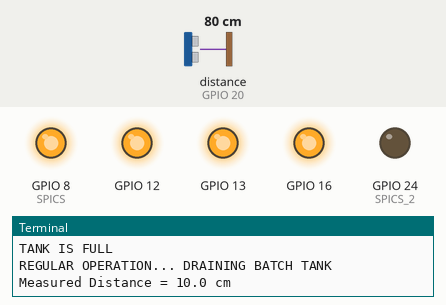
This program was run on a simulated Raspberry Pi (BCM pin numbers). Shown: output pins drawn as LEDs (lit = HIGH), the last lines printed to the terminal. Inputs (shaded band) come from the test bench; at power-on: distance to the obstacle (sensor on GPIO 20) 80 cm. The echo pulse lasts 58.3 µs per cm; the clock reads 2024-03-15 10:24:30 at power-on unless the program sets it; pins used as bus, display or sensor lines are not drawn.

Above: at 0.1 s.
At 2.1 s:
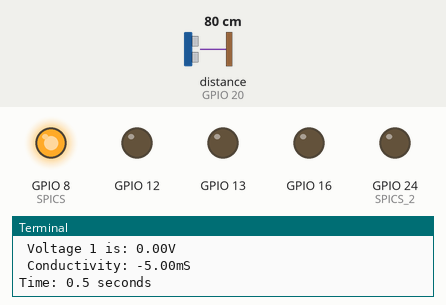
At 11.7 s:
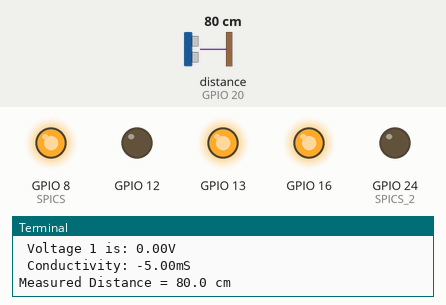
Timing chart, 0 to 13.2 s (numbered marks = the images above):
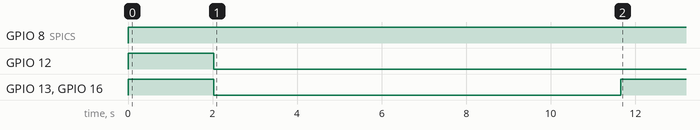

The program:

Batch_RO_8.py
```python
#Libraries
import RPi.GPIO as GPIO
import statistics
import time
import csv

#set GPIO Pins for Ultrasonic Sensor
GPIO_TRIGGER = 21
GPIO_ECHO = 20

#setup Voltmeter Pins for Conductivity Sensor
AO_pin = 0 #flame sensor AO connected to ADC channel 0
# change these as desired - they're the pins connected from the
# SPI port on the ADC to the Cobbler
SPICLK = 11
SPIMISO = 9
SPIMOSI = 10
SPICS = 8


#setup Voltmeter 2 Pins for Digital Flowmeter
AO_pin_2 = 0  # what is this?
SPICLK_2 = 22
SPIMISO_2 = 27
SPIMOSI_2 = 17
SPICS_2 = 24


def init():
    GPIO.setwarnings(False)
    GPIO.setmode(GPIO.BCM)
    # set up the SPI interface pins for Voltmeter
    GPIO.setup(SPIMOSI, GPIO.OUT)
    GPIO.setup(SPIMISO, GPIO.IN)
    GPIO.setup(SPICLK, GPIO.OUT)
    GPIO.setup(SPICS, GPIO.OUT)

    # set up the SPI interface pins for Voltmeter 2
    GPIO.setup(SPIMOSI_2, GPIO.OUT)
    GPIO.setup(SPIMISO_2, GPIO.IN)
    GPIO.setup(SPICLK_2, GPIO.OUT)
    GPIO.setup(SPICS_2, GPIO.OUT)

    #set GPIO ultrasonic direction (IN / OUT)
    GPIO.setup(GPIO_TRIGGER, GPIO.OUT)
    GPIO.setup(GPIO_ECHO, GPIO.IN)

    #setup Relay Pins for Feed Valve
    GPIO.setup(12,GPIO.OUT)
    GPIO.output(12,GPIO.HIGH) # relay is OFF initially

    #setup Relay Pins for Brine Valve
    GPIO.setup(16,GPIO.OUT)
    GPIO.output(16,GPIO.HIGH) # relay is OFF initially

    #setup Relay Pins for Batch Valve
    GPIO.setup(13,GPIO.OUT)
    GPIO.output(13,GPIO.HIGH) # relay is OFF initially
    pass


# IMPORTANT CONSTANTS --------------------------------

time_step = 0.5 # seconds
empty_tank_dist = 26  # cm, top of the tank to the top of the drainage square with some extra room
full_tank_dist = 22  # cm
num_average_elements = 1  # average last 1 distance values

# LIST SETUP ----------------------------------------
rows = []
time_list = []
distance_list = []
current_distance_list = []
conductivity_list = []
flowrate_list = []
feed_conductivity = 10 # mS/cm
raw_distance_list = [10,10,10,10] # arbitrary values to get the standard dev. things to work

# FUNCTIONS -----------------------------------------

def readadc(adcnum, clockpin, mosipin, misopin, cspin):
    '''
    Setting up the voltmeter with the ADC
    '''
    if ((adcnum > 7) or (adcnum < 0)):
        return -1
    GPIO.output(cspin, True)

    GPIO.output(clockpin, False)  # start clock low
    GPIO.output(cspin, False)     # bring CS low

    commandout = adcnum
    commandout |= 0x18  # start bit + single-ended bit
    commandout <<= 3    # we only need to send 5 bits here
    for i in range(5):
        if (commandout & 0x80):
            GPIO.output(mosipin, True)
        else:
            GPIO.output(mosipin, False)
        commandout <<= 1
        GPIO.output(clockpin, True)
        GPIO.output(clockpin, False)

    adcout = 0
    for i in range(12):
        GPIO.output(clockpin, True)
        GPIO.output(clockpin, False)
        adcout <<= 1
        if (GPIO.input(misopin)):
            adcout |= 0x1

    GPIO.output(cspin, True)

    adcout >>= 1
    return adcout

def distance():
    '''
    Ultrasonic Sensor Code to calculate distances and smooths out the readings from weird outliers.

    It filters out distances that are not within the standard deviation of the last 5 distances
    from the mean. It replaces it with value of the mean of the last 3 previous accepted distances.

    Returns:
        new_distance: An integer representing the current distance

    '''
    # set Trigger to HIGH
    GPIO.output(GPIO_TRIGGER, True)

    # set Trigger after 0.01ms to LOW
    time.sleep(0.00001)
    GPIO.output(GPIO_TRIGGER, False)

    StartTime = time.time()
    StopTime = time.time()

    # save StartTime
    while GPIO.input(GPIO_ECHO) == 0:
        StartTime = time.time()

    # save time of arrival
    while GPIO.input(GPIO_ECHO) == 1:
        StopTime = time.time()

    # time difference between start and arrival
    TimeElapsed = StopTime - StartTime
    # multiply with the sonic speed (34300 cm/s)
    # and divide by 2, because there and back
    current_distance = (TimeElapsed * 34300) / 2
  #  print("current distance is ",current_distance)

    raw_distance_list.append(current_distance)
    current_distance_list.append(current_distance)


    if len(raw_distance_list) >= 5:

        distance_sample = raw_distance_list[-5:] # sample includes last 5 measurements taken
        std_dev_sample = statistics.stdev(distance_sample) # standard deviation of the last 5 digits
        mean_sample = statistics.mean(distance_sample)
        if abs(raw_distance_list[-1] - mean_sample) <= std_dev_sample: # if the distance is within the standard deviation of the sample from the mean
            new_distance = raw_distance_list[-1]
            return new_distance

        else:
            # remove element from the sample return the mean of the remaining 3
            distance_sample.remove(raw_distance_list[-1])
            new_distance = (statistics.mean(raw_distance_list[-5:-2]))
            return new_distance


def check_tank_empty(last_distance):
    '''
    Checks whether the batch tank is empty.

    Args:
        last_distance: A integer representing the average measured distance from the ultrasonic sensor

    Returns:
        tank_is_empty: Either True or False if the batch tank is empty

    '''

    tank_is_empty = False
    if last_distance >= empty_tank_dist: # if tank is empty

        tank_is_empty = True
        print("TANK IS EMPTY")

    return tank_is_empty

def check_tank_full(last_distance):
    '''
    Checks if the batch tank is full.

    Args:
        last_num_average: An integer representing the averaged batch tank distance
                            with number of elements specified by num_average_elements

    Returns:
        tank_is_full: Either True or False if the batch tank is full

    '''
    tank_is_full = False

    if last_distance <= full_tank_dist: # if tank is full

        print("TANK IS FULL")
        tank_is_full = True

    return tank_is_full


def conductivity_reading():
    '''
    Measures the voltage from the conductivity transmitter
    and converts it to a conductivity reading (mS). Also adds these readings
    to a list.

    Returns:
        conductivity: an integer representing the current conductivity in mS
        conductivity_list : a list of conductivity measurements
    '''

    # Voltmeter
    ad_value = readadc(AO_pin, SPICLK, SPIMOSI, SPIMISO, SPICS)
    voltage = ad_value*(3.3/1024)*5
    print (" Voltage 1 is: " + str("%.2f"%voltage)+"V")

    R = 604 # ohms
    K = 100 # constant set by the manufacturer

    conductivity = ((2000 * voltage)/(16*0.001*R*K)) - ((4*2000)/(K*16))
    print(" Conductivity: " + str("%.2f"%conductivity)+"mS")

    conductivity_list.append(conductivity)

    return conductivity_list, conductivity

def time_readings(time_now):
    '''
    Takes the current time and adds it to a list.

    Args:
        current_time: An integer representing the current time in seconds
    Returns:
        time_list: A list of recorded times
    '''
    time_list.append(time_now)
    return time_list

def flowrate_reading():

    '''
    Measures the voltage from the Digital Flowmeter
    and converts it to a flow rate reading. Also adds these readings
    to a list.

    Returns:
        flowrate: an integer representing the current flowrate
        flowrate_list : a list of flowrate measurements
    '''
    # Voltmeter 2
    ad_value = readadc(AO_pin_2, SPICLK_2, SPIMOSI_2, SPIMISO_2, SPICS_2)
    voltage = ad_value*(3.3/1024)*5
    print (" Voltage 2 is: " + str("%.2f"%voltage)+"V")

    flowrate = voltage

    flowrate_list.append(flowrate)

    return flowrate, flowrate_list


def check_salinity(conductivity_list):
    '''
    If conductivity of the feed water is equal to conductivity in the system
    (flushing is done), close the brine valve and open the batch valve.

    Args:
        conductivity_list: A list of measured conductivities

    Returns: 
        average_conductivity: An integer representing the averaged conductivity readings
          with number of elements specified by num_average_elements
    '''
    average_conductivity = sum(conductivity_list[-num_average_elements:])/len(conductivity_list[-num_average_elements:])
            # average conductivity value

    if average_conductivity == feed_conductivity:

        GPIO.output(16,GPIO.HIGH) # relay is OFF, so valve is closed
        print("Brine valve is closed")
        GPIO.output(13,GPIO.HIGH) # relay is OFF, so valve is open
        print("Batch tank valve is open")
        return average_conductivity


def data_formatting(time_list, conductivity_list, current_distance_list):

    '''
    Formats the raw data and compiles it into a csv file called DATA.csv.
    DATA.csv contains time, distance, and conductivity measurements.

    Args:
        conductivity list: a list of measured conductivites taken every time step
        current_distance_list: a list of ultrasonic sensor distances taken every time step
    '''

    headers = ['Time (seconds)',  'Conductivity (mS)', 'Measured distance (cm)']

    #time = 0
    for entry in range(len(conductivity_list)):

        #time_increment = total_time/len(conductivity_list)
        rows.append([time_list[entry], conductivity_list[entry], current_distance_list[entry]])
        #time += time_increment

    # NAME OF CSV FILE
    filename = "DATA.csv"

    with open(filename, 'w') as csvfile:
        csvwriter = csv.writer(csvfile)
        csvwriter.writerow(headers)
        csvwriter.writerows(rows)


def main():
    init()
    #time.sleep(2)

    while True:

        conductivity_reading()
        average_distance = distance()
        tank_is_empty = check_tank_empty(average_distance)
        tank_is_full = check_tank_full(average_distance)
        time_now = time.time() - beginning_time
        time_readings(time_now)
        print ("REGULAR OPERATION... DRAINING BATCH TANK")
        print ("Measured Distance = %.1f cm" % average_distance)
        time.sleep(time_step)

        elapsed_time = 0
        brine_valve_open = 0

        if tank_is_empty == True:

            start_time = time.time()
            print("TANK IS EMPTY")

            while elapsed_time < 9 and tank_is_full == False:

            #   Fill the tank and drain the brine for 9 seconds if the tank is empty
                conductivity_reading()
                average_distance = distance()
                current_time = time.time()
                time_now = time.time() - beginning_time
                time_readings(time_now)

                elapsed_time = current_time - start_time
                print("Time: %.1f seconds" % elapsed_time)
                time.sleep(time_step)
                print("FLUSHING... WAITING 9 SECONDS")
                GPIO.output(16,GPIO.LOW) # relay is ON, so Brine valve is open
                Brine_valve_open = 1

                GPIO.output(13,GPIO.LOW) # relay is ON, so Batch valve is closed
                GPIO.output(12,GPIO.LOW) # relay is ON, so Feed valve is open

            else:
                while elapsed_time >= 9:
                    # After 9 seconds of draining, close Brine valve and resume regular filling

                    time.sleep(time_step)

                    print("FILLING BATCH TANK")
                    conductivity_reading()
                    average_distance = distance()
                    time_now = time.time() - beginning_time
                    time_readings(time_now)

                    tank_is_full = check_tank_full(average_distance)

                    print ("Measured Distance = %.1f cm" % average_distance)

                    GPIO.output(16,GPIO.HIGH) # relay is OFF, so Brine valve is closed
                    Brine_valve_open = 0

                    GPIO.output(13,GPIO.HIGH) # relay is OFF, so Batch valve is open

                    if tank_is_full == True:
                        break

            if tank_is_full == True:


                GPIO.output(12,GPIO.HIGH) # relay is OFF, so Feed valve is closed
                print("TANK IS FULL")
                conductivity_reading()
                average_distance = distance()
                time_now = time.time() - beginning_time
                time_readings(time_now)

                if Brine_valve_open == 1: # if the Brine valve is currently open

                    print("FLUSHING... WAITING 9 SECONDS")
                    time.sleep(9)
                    conductivity_reading()
                    average_distance = distance()
                    time_now = time.time() - beginning_time
                    time_readings(time_now)
                    print(time_now)

                    GPIO.output(16,GPIO.HIGH) # relay is OFF, so Brine valve is closed
                    Brine_valve_open = 0

                    GPIO.output(13,GPIO.HIGH) # relay is OFF, so Batch valve is open
                    Brine_valve_open = 0


if __name__ == '__main__':
    try:
        beginning_time = time.time()
        main()
    except KeyboardInterrupt: # Stop measurements by pressing CTRL + C and also write data to csv
        print("Measurement stopped by User")
        print(len(time_list), len(conductivity_list), len(current_distance_list))
        data_formatting(time_list, conductivity_list,current_distance_list)
    finally:
        GPIO.cleanup()
```

Measured:
- by itself, GPIO 8 (SPICS): LOW → HIGH at 0.00 s
- by itself, GPIO 12: HIGH → LOW at 2.0 s
- by itself, GPIO 13, GPIO 16: HIGH → LOW at 2.0 s, → HIGH 9.6 s later
